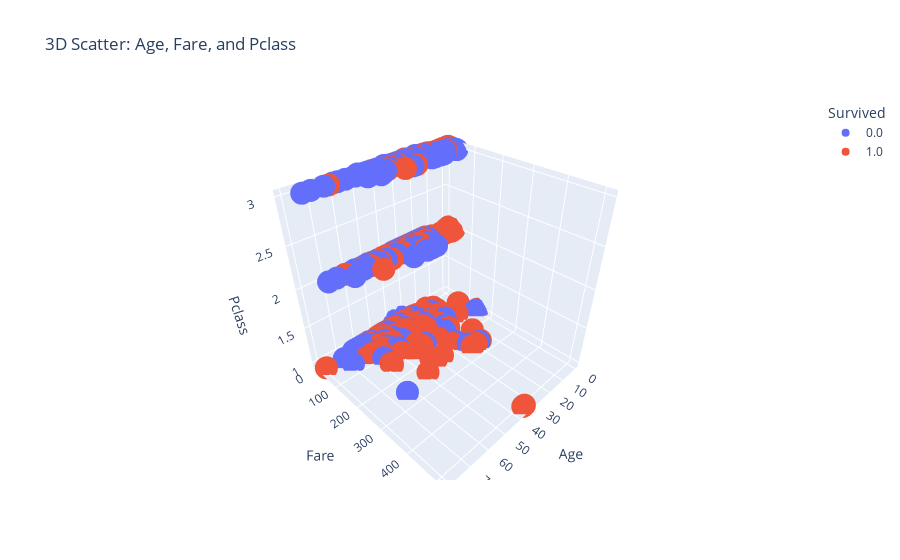

The notebook cell saved with this chart:
### Markdown cell above
9. 3D scatter plot (3D точечный график)

### Code cell
fig = px.scatter_3d(data, x='Age', y='Fare', z='Pclass', color='Survived', title='3D Scatter: Age, Fare, and Pclass')
fig.show()

### Figure 1 — Plotly figure (JSON) as saved in the notebook; plotly's stock layout.template omitted (floating-point values rounded to 4 significant figures; data arrays with more than 128 entries replaced by an {"elided": "..."} marker saying what was removed)
{"data": [{"hovertemplate": "Survived=0.0<br>Age=%{x}<br>Fare=%{y}<br>Pclass=%{z}<extra></extra>", "legendgroup": "0.0", "marker": {"color": "#636efa", "symbol": "circle"}, "mode": "markers", "name": "0.0", "scene": "scene", "showlegend": true, "type": "scatter3d", "x": {"elided": "549 float values"}, "y": {"elided": "549 float values"}, "z": {"elided": "549 int values"}}, {"hovertemplate": "Survived=1.0<br>Age=%{x}<br>Fare=%{y}<br>Pclass=%{z}<extra></extra>", "legendgroup": "1.0", "marker": {"color": "#EF553B", "symbol": "circle"}, "mode": "markers", "name": "1.0", "scene": "scene", "showlegend": true, "type": "scatter3d", "x": {"elided": "342 float values"}, "y": {"elided": "342 float values"}, "z": {"elided": "342 int values"}}], "layout": {"legend": {"title": {"text": "Survived"}, "tracegroupgap": 0}, "scene": {"domain": {"x": [0, 1], "y": [0, 1]}, "xaxis": {"title": {"text": "Age"}}, "yaxis": {"title": {"text": "Fare"}}, "zaxis": {"title": {"text": "Pclass"}}}, "title": {"text": "3D Scatter: Age, Fare, and Pclass"}}}
